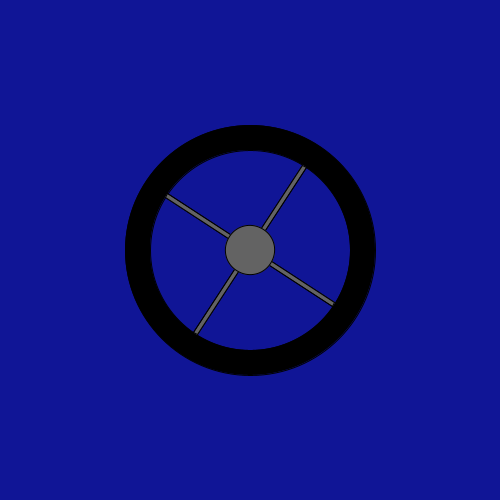
Frame 1 (no input)
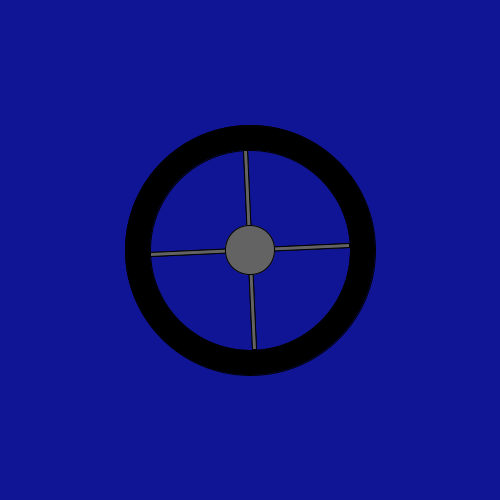
Frame 60 (the mouse pressed at the canvas centre just before this capture)
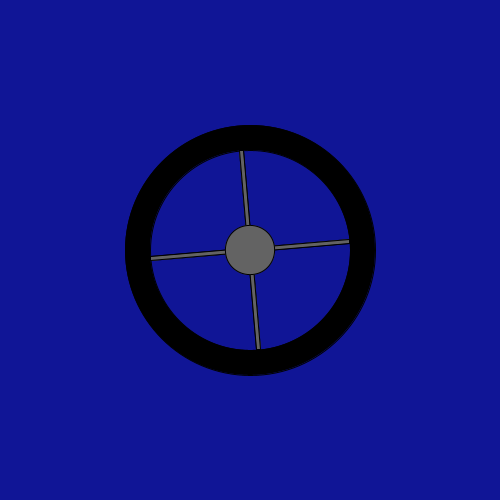
Frame 120 (the mouse held since frame 60 and released just before this capture)

The Processing sketch that drew these frames (run headless with seeded random() and noise(); from frame 60 on, the mouse is pressed at the canvas centre):

// Processing sketch: You_spin_me_round__round_baby_right_round
// ── You_spin_me_round__round_baby_right_round.pde
void setup(){
  size(500, 500);
}
  

void draw(){
  background(16, 21, 150);
  drawWheel();
  drawEger();
}

void drawWheel(){
  fill(0);
  circle(250, 250, 250);
}

void drawEger(){
  fill(16, 21, 150);
  circle(250, 250, 200);
  fill(99, 99, 99);
  translate(width/2, height/2);
  rotate(frameCount/0.1);
  rect(-100, -2, 200, 4);
  rect(-2, -100, 4, 200);
  rotateZ(radians(45));
  rect(-100, -2, 200, 4);
  rect(-2, -100, 4, 200);
  fill(99, 99, 99);
  circle(0, 0, 50);
}
